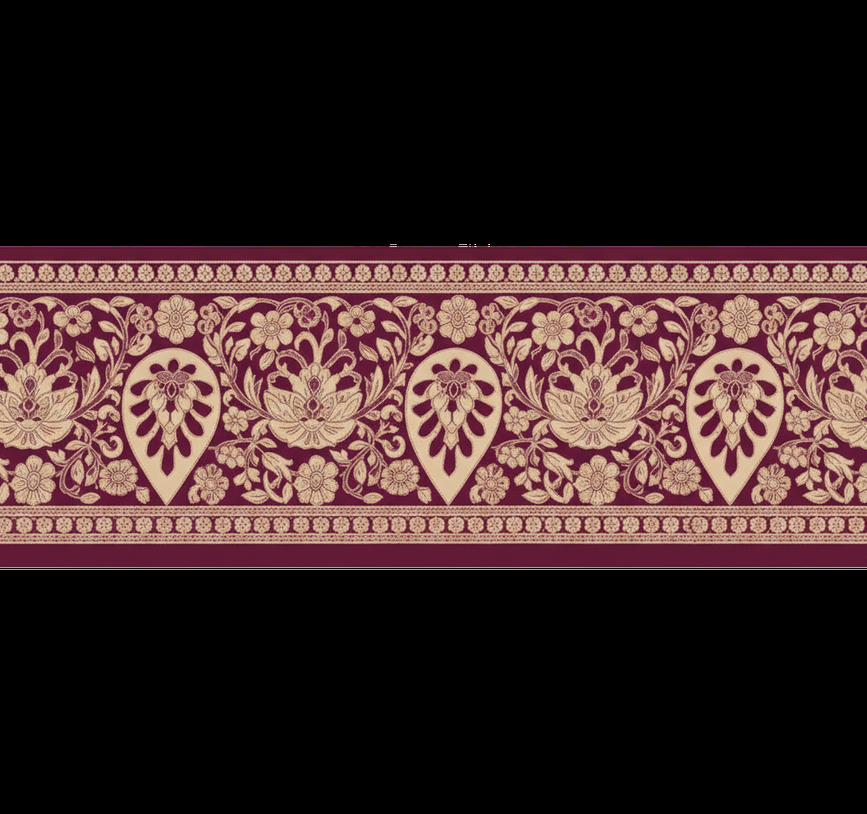
#> input picture backend/vector_saree/extra/b79288c91e96440084908c08b0c6c992.png, 867 x 814 px, shrunk from 1056 x 992 before the run, found by its file name
$ python main.py
#> lines starting #> are read from the running program, lines starting #| are printed output that depends on the picture
import cv2
import numpy as np


# Use the flag -1 or cv2.IMREAD_UNCHANGED to read all channels, including alpha
img_with_alpha = cv2.imread("C:/sareefusion/sareeFusion/backend/vector_saree/extra/b79288c91e96440084908c08b0c6c992.png", cv2.IMREAD_UNCHANGED)
#> img_with_alpha is the input picture: shape (814, 867, 4); mean B, G, R, A 40.5, 41.9, 61.8, 100.5

# Now, the shape should correctly include 4 channels (BGRA)
print(np.shape(img_with_alpha))
#| (814, 867, 4)
# Expected Output: (Height, Width, 4)
# Assuming 'images' is the PIL RGBA image object
from PIL import Image
images = Image.open("C:/sareefusion/sareeFusion/backend/vector_saree/extra/b79288c91e96440084908c08b0c6c992.png")
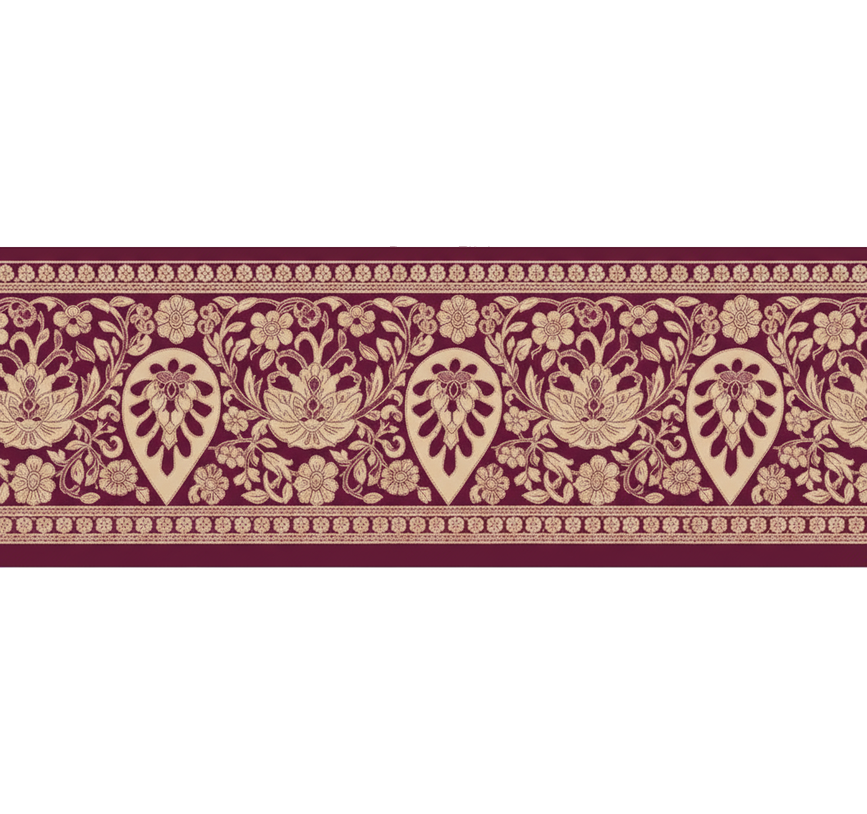
#> images: PIL image 867x814 RGBA; mean R, G, B, A 61.8, 41.9, 40.5, 100.5; transparent parts drawn white
# 1. Create a new, solid background image (e.g., white)

bbox = images.getbbox()
#> bbox = (0, 244, 867, 570)

if bbox:
    # 3. Optional: Print the new size to confirm the padding is gone
    cropped_image = images.crop(bbox)
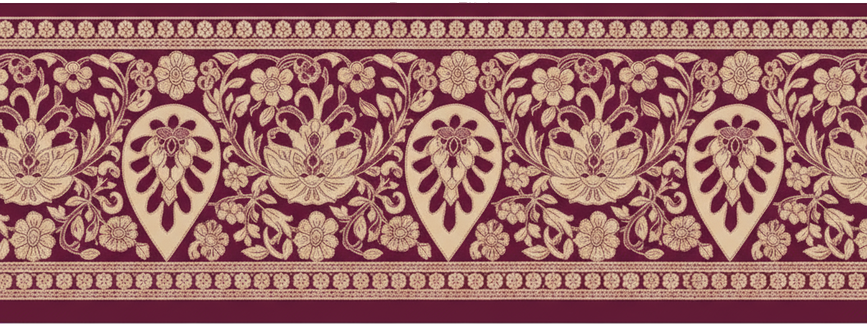
#> cropped_image: PIL image 867x326 RGBA; mean R, G, B, A 154.3, 104.5, 101.1, 251; transparent parts drawn white
    print(f"Original size: {images.size}")
#| Original size: (867, 814)
    print(f"Cropped size (no transparency): {cropped_image.size}")
#| Cropped size (no transparency): (867, 326)


    cropped_image.save("output.png")

$ run again, with backend/vector_saree/extra/d5b5fd2637e94addbd1f32644e23e537_WhatsApp_Image_2025-06-11_at_20.31.05_cf518fcb.jpg.png copied over backend/vector_saree/extra/b79288c91e96440084908c08b0c6c992.png
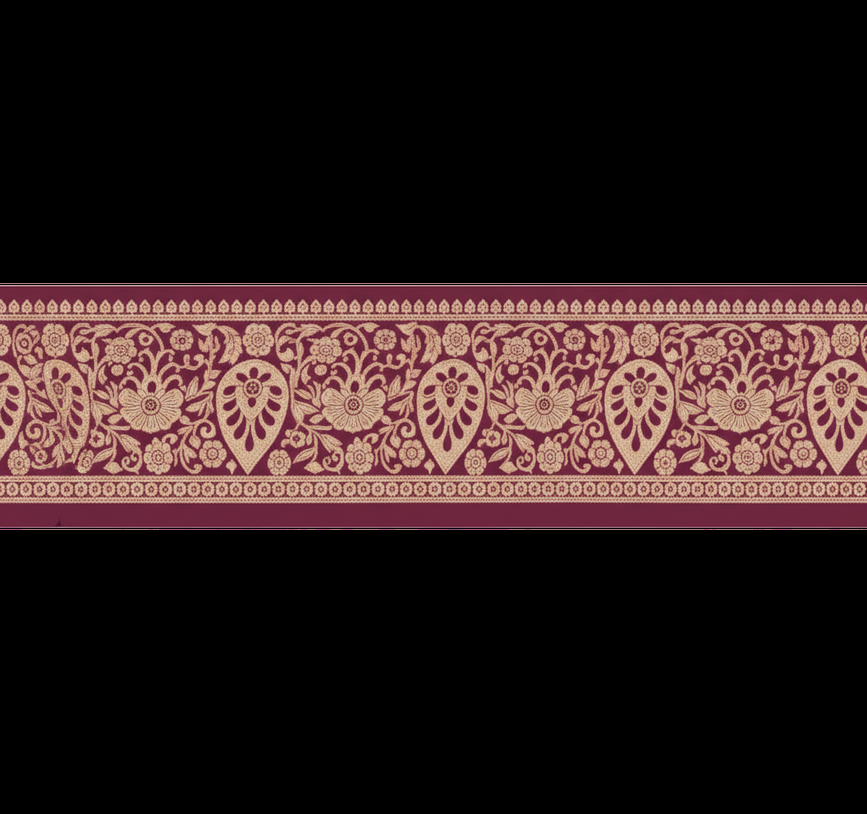
#> input picture backend/vector_saree/extra/d5b5fd2637e94addbd1f32644e23e537_WhatsApp_Image_2025-06-11_at_20.31.05_cf518fcb.jpg.png, 867 x 814 px, shrunk from 1056 x 992 before the run, found by its file name
#> img_with_alpha is the input picture: shape (814, 867, 4); mean B, G, R, A 30.4, 31.4, 47.7, 75.8
#| (814, 867, 4)
#> `images = Image.open("C:/sareefusion/sareeFusion/backend/vector_saree/e..`:
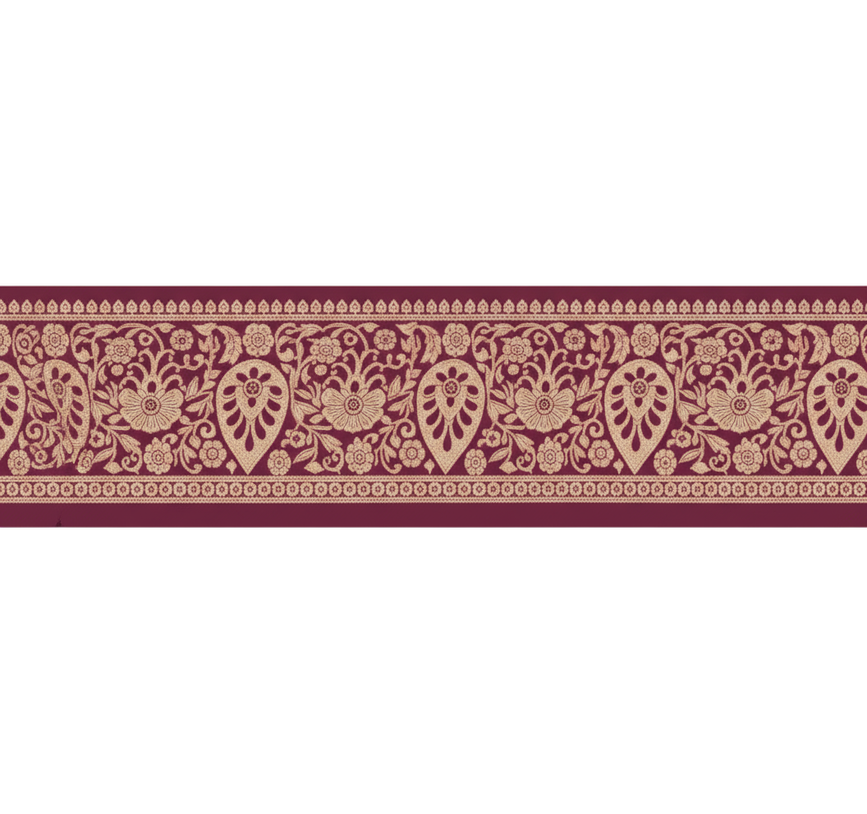
#> images: PIL image 867x814 RGBA; mean R, G, B, A 47.7, 31.4, 30.4, 75.8; transparent parts drawn white
#> bbox = (0, 283, 867, 530)
#> `cropped_image = images.crop(bbox)`:
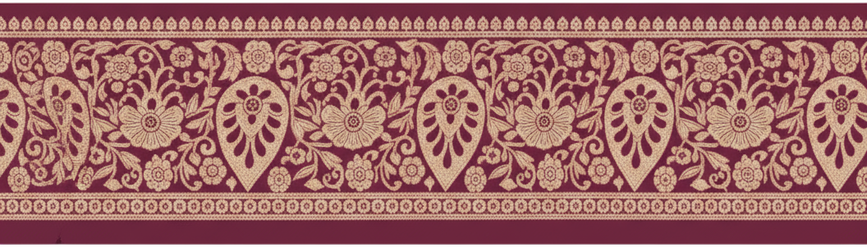
#> cropped_image: PIL image 867x247 RGBA; mean R, G, B, A 157, 103.4, 100.3, 249.9; transparent parts drawn white
#| Original size: (867, 814)
#| Cropped size (no transparency): (867, 247)
